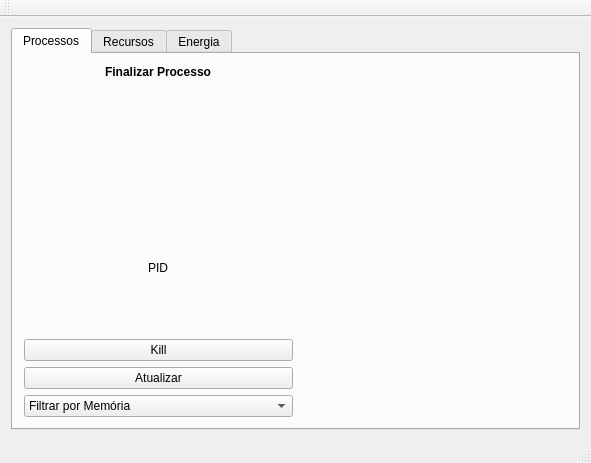
<?xml version="1.0" encoding="UTF-8"?>
<ui version="4.0">
 <class>MainWindow</class>
 <widget class="QMainWindow" name="MainWindow">
  <property name="geometry">
   <rect>
    <x>0</x>
    <y>0</y>
    <width>591</width>
    <height>463</height>
   </rect>
  </property>
  <property name="acceptDrops">
   <bool>true</bool>
  </property>
  <property name="windowTitle">
   <string>MainWindow</string>
  </property>
  <widget class="QWidget" name="centralWidget">
   <layout class="QVBoxLayout" name="verticalLayout_2">
    <item>
     <layout class="QHBoxLayout" name="horizontalLayout">
      <item>
       <widget class="QTabWidget" name="tabWidget">
        <property name="currentIndex">
         <number>0</number>
        </property>
        <widget class="QWidget" name="processos">
         <attribute name="title">
          <string>Processos</string>
         </attribute>
         <layout class="QHBoxLayout" name="horizontalLayout_3">
          <item>
           <layout class="QHBoxLayout" name="horizontalLayout_4">
            <item>
             <layout class="QVBoxLayout" name="verticalLayout_6">
              <item alignment="Qt::AlignHCenter">
               <widget class="QLabel" name="label">
                <property name="maximumSize">
                 <size>
                  <width>150</width>
                  <height>150</height>
                 </size>
                </property>
                <property name="font">
                 <font>
                  <weight>75</weight>
                  <bold>true</bold>
                 </font>
                </property>
                <property name="text">
                 <string>Finalizar Processo</string>
                </property>
                <property name="alignment">
                 <set>Qt::AlignRight|Qt::AlignTop|Qt::AlignTrailing</set>
                </property>
                <property name="margin">
                 <number>0</number>
                </property>
               </widget>
              </item>
              <item alignment="Qt::AlignHCenter">
               <widget class="QLabel" name="label_2">
                <property name="text">
                 <string>PID</string>
                </property>
               </widget>
              </item>
              <item>
               <widget class="QPushButton" name="pushButton">
                <property name="text">
                 <string>Kill</string>
                </property>
               </widget>
              </item>
              <item>
               <widget class="QPushButton" name="pushButton_2">
                <property name="text">
                 <string>Atualizar</string>
                </property>
               </widget>
              </item>
              <item>
               <widget class="QComboBox" name="comboBox">
                <item>
                 <property name="text">
                  <string>Filtrar por Memória</string>
                 </property>
                </item>
                <item>
                 <property name="text">
                  <string>Filtrar por Thread</string>
                 </property>
                </item>
               </widget>
              </item>
             </layout>
            </item>
           </layout>
          </item>
          <item>
           <layout class="QHBoxLayout" name="horizontalLayout_5">
            <item>
             <widget class="QCustomPlot" name="widget_2" native="true"/>
            </item>
           </layout>
          </item>
         </layout>
        </widget>
        <widget class="QWidget" name="recursos">
         <attribute name="title">
          <string>Recursos</string>
         </attribute>
         <layout class="QVBoxLayout" name="verticalLayout">
          <item>
           <widget class="QCustomPlot" name="widget" native="true"/>
          </item>
         </layout>
        </widget>
        <widget class="QWidget" name="energia">
         <attribute name="title">
          <string>Energia</string>
         </attribute>
         <widget class="QCustomPlot" name="charge" native="true">
          <property name="geometry">
           <rect>
            <x>40</x>
            <y>10</y>
            <width>201</width>
            <height>311</height>
           </rect>
          </property>
         </widget>
         <widget class="QCustomPlot" name="discharge" native="true">
          <property name="geometry">
           <rect>
            <x>300</x>
            <y>10</y>
            <width>221</width>
            <height>291</height>
           </rect>
          </property>
         </widget>
        </widget>
       </widget>
      </item>
     </layout>
    </item>
   </layout>
  </widget>
  <widget class="QStatusBar" name="statusBar"/>
  <widget class="QToolBar" name="mainToolBar">
   <attribute name="toolBarArea">
    <enum>TopToolBarArea</enum>
   </attribute>
   <attribute name="toolBarBreak">
    <bool>false</bool>
   </attribute>
  </widget>
  <widget class="QMenuBar" name="menuBar">
   <property name="geometry">
    <rect>
     <x>0</x>
     <y>0</y>
     <width>591</width>
     <height>22</height>
    </rect>
   </property>
  </widget>
 </widget>
 <layoutdefault spacing="6" margin="11"/>
 <customwidgets>
  <customwidget>
   <class>QCustomPlot</class>
   <extends>QWidget</extends>
   <header>qcustomplot.h</header>
   <container>1</container>
  </customwidget>
 </customwidgets>
 <resources/>
 <connections/>
</ui>
